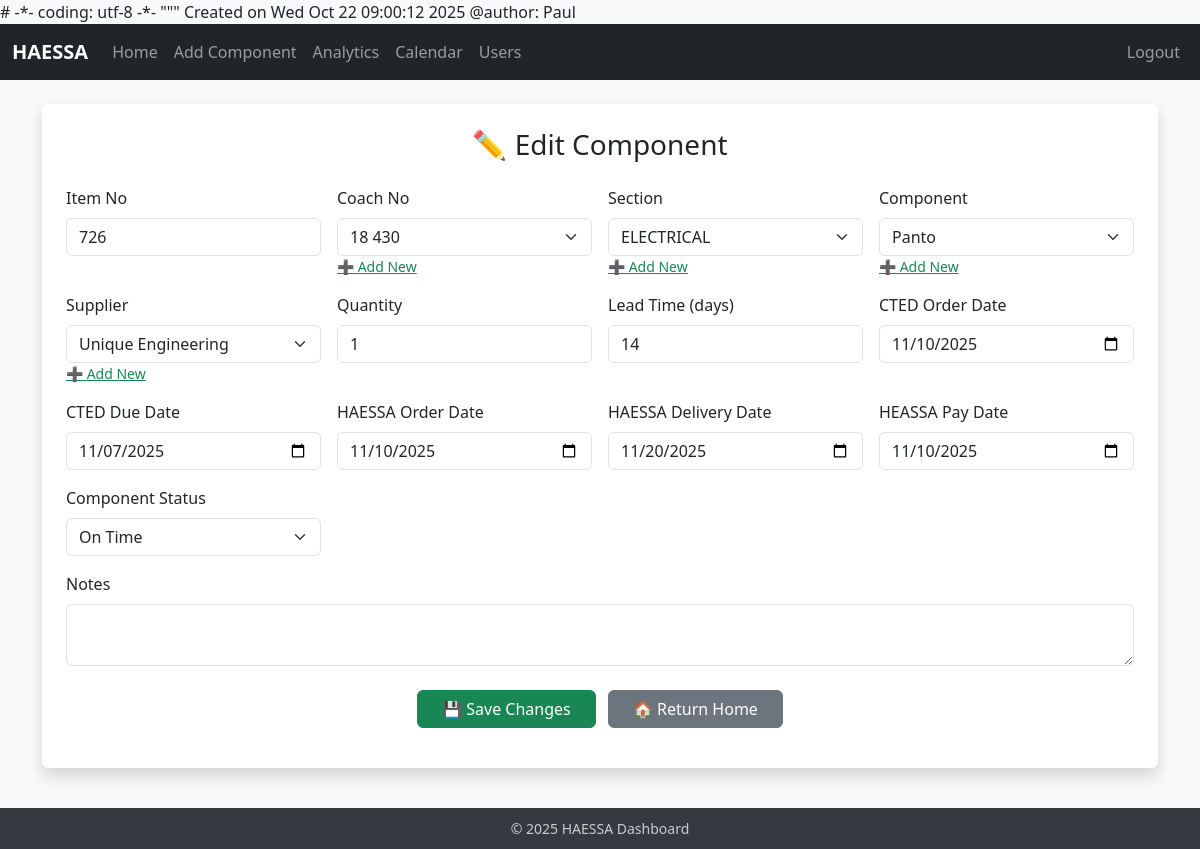
Page /edit/725 (signed in) on the earlier database version.
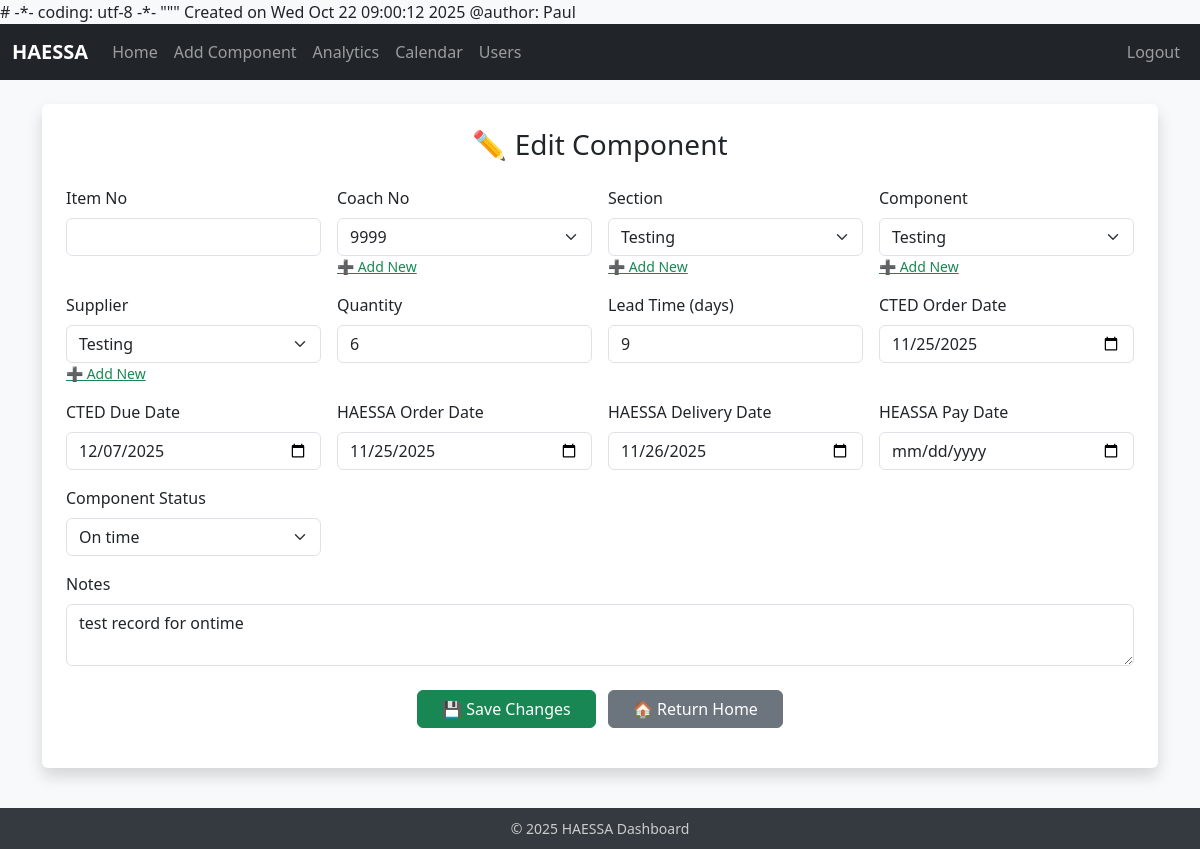
Same page on the later database version.
### app.py (models this page shows, shortened)
class Components(db.Model):
    __tablename__ = "components"
    id = db.Column(db.Integer, primary_key=True)
    Item_no = db.Column(db.String(50))
    Coach_no = db.Column(db.String(50))
    Section = db.Column(db.String(100))
    Component = db.Column(db.String(100))
    Supplier = db.Column(db.String(100))
    Quantity = db.Column(db.Integer, default=9999)
    Lead_time = db.Column(db.Integer)
    CTED_order_date = db.Column(db.String(50), default="1/1/1900")
    CTED_due_date = db.Column(db.String(50), default="1/1/1900")
    HAESSA_order_date = db.Column(db.String(50), default="1/1/1900")
    HEASSA_pay_date = db.Column(db.String(50), default="1/1/1900")
    HAESSA_delivery_date = db.Column(db.String(50), default="1/1/1900")
    Component_status = db.Column(db.String(50))
    Notes = db.Column(db.String(200))

### app.py (the view, shortened to what this page needs)
@app.route("/edit/<int:id>", methods=["GET", "POST"])
@role_required("editor", "admin")
def edit(id):
    component = Components.query.get_or_404(id)
    return render_template("edit.html", component=component)

### app.py (called while the page is built)
@login_manager.user_loader
def load_user(user_id):
    try:
        return User.query.get(int(user_id))
    except Exception:
        return None

def role_required(*roles):
    def wrapper(fn):
        @wraps(fn)
        def decorated(*args, **kwargs):
            if not current_user.is_authenticated:
                return redirect(url_for("login", next=request.path))
            if current_user.role not in roles:
                flash("You don’t have permission to access this page.", "danger")
                return redirect(url_for("home"))
            return fn(*args, **kwargs)
        return decorated
    return wrapper

@app.context_processor
def inject_globals():
    return {"datetime": datetime, "current_app": current_app}

### templates/edit.html (shortened to what the changed rows need)
{% extends "base.html" %}
{% block content %}
<div class="container mt-4 p-4 bg-white shadow rounded form-container">
  <form method="POST" action="{{ url_for('edit', id=component.id) }}">
    <div class="row g-3">
      <div class="col-md-3">
        <label class="form-label">Item No</label>
        <input type="text" name="Item_no" class="form-control" value="{{ component.Item_no or '' }}">
      </div>
      <div class="col-md-3">
        <label class="form-label">Coach No</label>
        <select name="Coach_no" class="form-select editable-select">
          <option value="{{ component.Coach_no }}" selected>{{ component.Coach_no }}</option>
        </select>
        <small><a href="#" class="text-success add-option" data-target="Coach_no">➕ Add New</a></small>
      </div>
      <div class="col-md-3">
        <label class="form-label">Section</label>
        <select name="Section" class="form-select editable-select">
          <option value="{{ component.Section }}" selected>{{ component.Section }}</option>
        </select>
        <small><a href="#" class="text-success add-option" data-target="Section">➕ Add New</a></small>
      </div>
      <div class="col-md-3">
        <label class="form-label">Component</label>
        <select name="Component" class="form-select editable-select">
          <option value="{{ component.Component }}" selected>{{ component.Component }}</option>
        </select>
        <small><a href="#" class="text-success add-option" data-target="Component">➕ Add New</a></small>
      </div>
      <div class="col-md-3">
        <label class="form-label">Supplier</label>
        <select name="Supplier" class="form-select editable-select">
          <option value="{{ component.Supplier }}" selected>{{ component.Supplier }}</option>
        </select>
        <small><a href="#" class="text-success add-option" data-target="Supplier">➕ Add New</a></small>
      </div>
      <div class="col-md-3">
        <label class="form-label">Quantity</label>
        <input type="number" name="Quantity" class="form-control" min="1" value="{{ component.Quantity or 1 }}">
      </div>
      <div class="col-md-3">
        <label class="form-label">Lead Time (days)</label>
        <input type="number" name="Lead_time" class="form-control" min="0" value="{{ component.Lead_time or 0 }}">
      </div>
      <div class="col-md-3">
        <label class="form-label">CTED Order Date</label>
        <input type="date" name="CTED_order_date" class="form-control" value="{{ component.CTED_order_date }}">
      </div>
      <div class="col-md-3">
        <label class="form-label">CTED Due Date</label>
        <input type="date" name="CTED_due_date" class="form-control" value="{{ component.CTED_due_date }}">
      </div>
      <div class="col-md-3">
        <label class="form-label">HAESSA Order Date</label>
        <input type="date" name="HAESSA_order_date" class="form-control" value="{{ component.HAESSA_order_date }}">
      </div>
      <div class="col-md-3">
        <label class="form-label">HAESSA Delivery Date</label>
        <input type="date" name="HAESSA_delivery_date" class="form-control" value="{{ component.HAESSA_delivery_date }}">
      </div>
      <div class="col-md-3">
        <label class="form-label">HEASSA Pay Date</label>
        <input type="date" name="HEASSA_pay_date" class="form-control" value="{{ component.HEASSA_pay_date }}">
      </div>
      <div class="col-md-3">
        <label class="form-label">Component Status</label>
        <select name="Component_status" class="form-select">
          <option value="{{ component.Component_status }}" selected>{{ component.Component_status }}</option>
        </select>
      </div>
    </div>
    <div class="mt-3">
      <label class="form-label">Notes</label>
      <textarea name="Notes" class="form-control" rows="2">{{ component.Notes or '' }}</textarea>
    </div>
  </form>
</div>
{% endblock %}

Differences in the rows shown:
changed Components: Coach_no "18 430" → "9999"; Section "ELECTRICAL" → "Testing"; Component "Panto" → "Testing"; Supplier "Unique Engineering" → "Testing"; Quantity "1" → "6"; Lead_time "14" → "9"; CTED_order_date "11/10/2025" → "11/25/2025"; CTED_due_date "11/07/2025" → "12/07/2025"; HAESSA_order_date "11/10/2025" → "11/25/2025"; HAESSA_delivery_date "11/20/2025" → "11/26/2025"; HEASSA_pay_date "11/10/2025" → (not shown); Component_status "On Time" → "On time"; Notes (not shown) → "test record for ontime"; Item_no "726" → (not shown)
